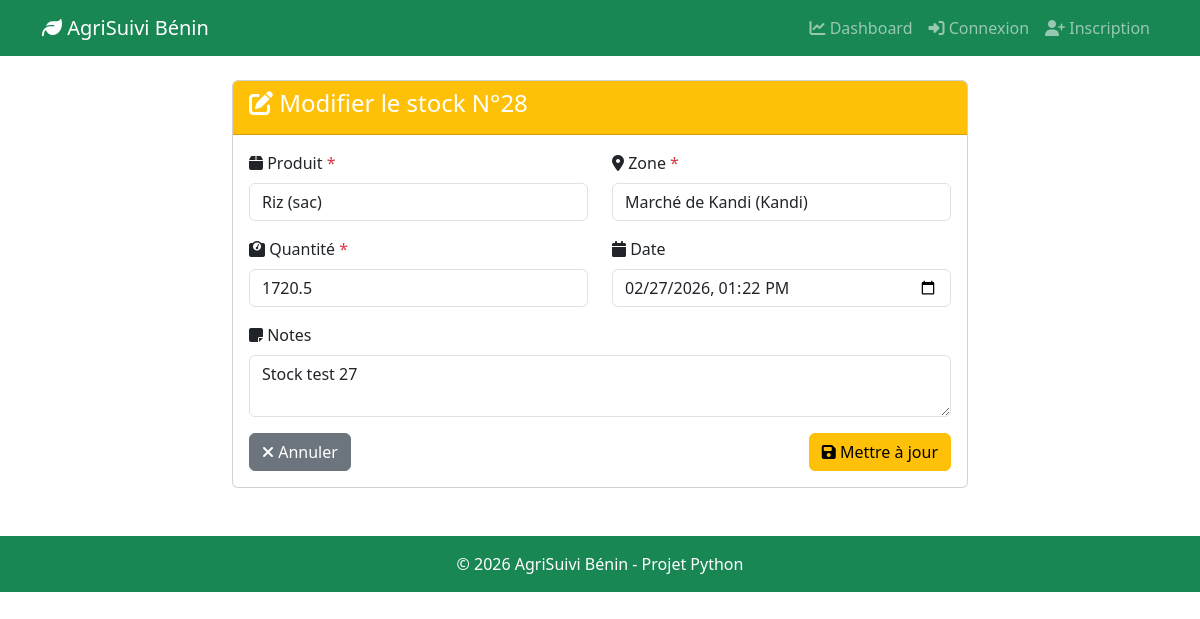
/stocks/edit/28 (signed in), run on an earlier commit of the app's database.
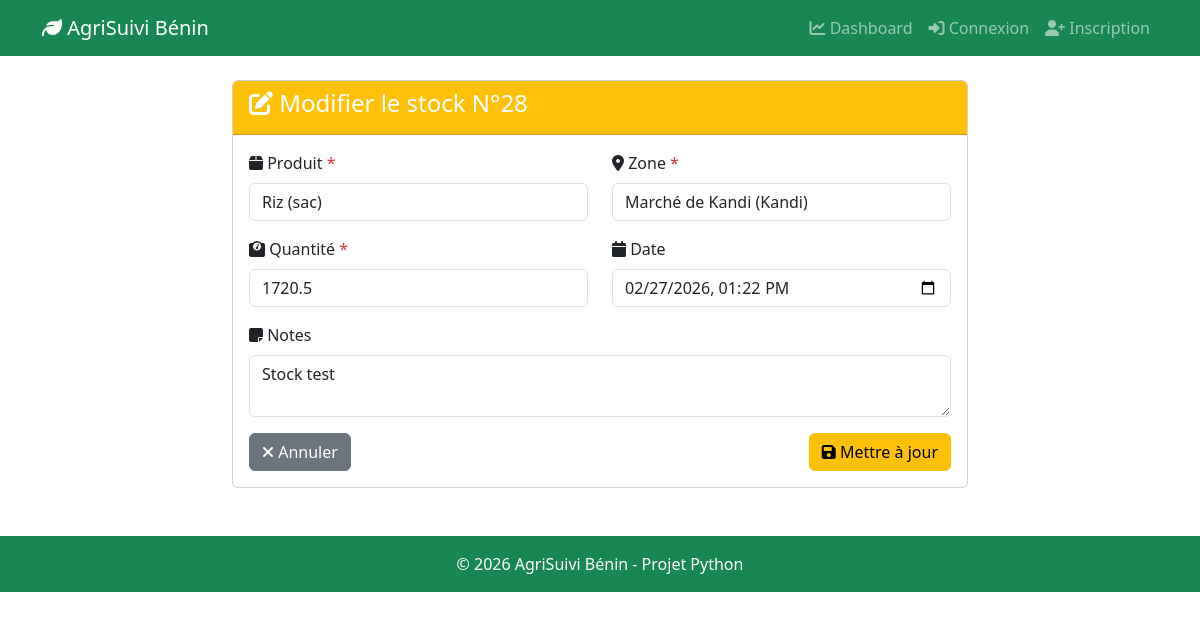
And on a later commit of the database.
### models.py (models this page shows)
class Stock(Base):
    __tablename__ = "stocks"
    id = Column(Integer, primary_key=True, index=True)
    product_id = Column(Integer, ForeignKey("products.id"))
    zone_id = Column(Integer, ForeignKey("zones.id"))
    quantity = Column(Float)
    date = Column(DateTime, default=datetime.now)
    notes = Column(Text, nullable=True)
    created_by = Column(Integer, ForeignKey("users.id"), nullable=True)
    product = relationship("Product", back_populates="stocks")
    zone = relationship("Zone", back_populates="stocks")
    creator = relationship("User")

class Product(Base):
    __tablename__ = "products"
    id = Column(Integer, primary_key=True, index=True)
    name = Column(String(100), index=True)
    category = Column(String(50))
    unit = Column(String(20))
    description = Column(Text, nullable=True)
    created_at = Column(DateTime, default=datetime.now)
    created_by = Column(Integer, ForeignKey("users.id"), nullable=True)
    stocks = relationship("Stock", back_populates="product")
    prices = relationship("Price", back_populates="product")
    creator = relationship("User")

class Zone(Base):
    __tablename__ = "zones"
    id = Column(Integer, primary_key=True, index=True)
    name = Column(String(100), index=True)
    type = Column(String(50))
    department = Column(String(50))
    city = Column(String(100))
    created_at = Column(DateTime, default=datetime.now)
    stocks = relationship("Stock", back_populates="zone")
    prices = relationship("Price", back_populates="zone")

### main.py (the view)
@app.get("/stocks/edit/{stock_id}")
async def edit_stock_form(request: Request, stock_id: int, db: Session = Depends(get_db)):
    user = getattr(request.state, 'user', None)
    if not user:
        return RedirectResponse(url="/login", status_code=303)
    stock = db.query(models.Stock).filter(models.Stock.id == stock_id).first()
    if not stock:
        return RedirectResponse(url="/stocks", status_code=303)
    products = db.query(models.Product).order_by(models.Product.name).all()
    zones = db.query(models.Zone).order_by(models.Zone.name).all()
    return templates.TemplateResponse(
        "stocks/edit.html",
        {
            "request": request,
            "stock": stock,
            "products": products,
            "zones": zones
        }
    )

### templates/stocks/edit.html (shortened to what the changed rows need)
{% extends "base.html" %}
{% block content %}
<div class="row justify-content-center">
    <div class="col-md-8">
        <div class="card">
            <div class="card-header bg-warning text-white">
                <h4><i class="fas fa-edit"></i> Modifier le stock N°{{ stock.id }}</h4>
            </div>
            <div class="card-body">
                <form method="post" id="stockForm" onsubmit="return validateForm()">
                    <div class="row">
                        <div class="col-md-6 mb-3">
                            <label for="product_id" class="form-label">
                                <i class="fas fa-box"></i> Produit <span class="text-danger">*</span>
                            </label>
                            <select class="form-control" id="product_id" name="product_id" required>
                                {% for product in products %}
                                <option value="{{ product.id }}"
                                    {% if product.id == stock.product_id %}selected{% endif %}>
                                    {{ product.name }} ({{ product.unit }})
                                </option>
                                {% endfor %}
                            </select>
                        </div>
                        <div class="col-md-6 mb-3">
                            <label for="zone_id" class="form-label">
                                <i class="fas fa-map-marker-alt"></i> Zone <span class="text-danger">*</span>
                            </label>
                            <select class="form-control" id="zone_id" name="zone_id" required>
                                {% for zone in zones %}
                                <option value="{{ zone.id }}"
                                    {% if zone.id == stock.zone_id %}selected{% endif %}>
                                    {{ zone.name }} ({{ zone.city }})
                                </option>
                                {% endfor %}
                            </select>
                        </div>
                    </div>
                    <div class="row">
                        <div class="col-md-6 mb-3">
                            <label for="quantity" class="form-label">
                                <i class="fas fa-weight"></i> Quantité <span class="text-danger">*</span>
                            </label>
                            <input type="number" step="0.01" min="0" class="form-control"
                                   id="quantity" name="quantity"
                                   value="{{ stock.quantity }}"
                                   placeholder="Ex: 1500.50" required>
                        </div>
                        <div class="col-md-6 mb-3">
                            <label for="date" class="form-label">
                                <i class="fas fa-calendar"></i> Date
                            </label>
                            <input type="datetime-local" class="form-control"
                                   id="date" name="date"
                                   value="{{ stock.date.strftime('%Y-%m-%dT%H:%M') if stock.date else '' }}">
                        </div>
                    </div>
                    <div class="mb-3">
                        <label for="notes" class="form-label">
                            <i class="fas fa-sticky-note"></i> Notes
                        </label>
                        <textarea class="form-control" id="notes" name="notes"
                                  rows="2" placeholder="Informations complémentaires...">{{ stock.notes or '' }}</textarea>
                    </div>
                </form>
            </div>
        </div>
    </div>
</div>
{% endblock %}

What changed in the data, as far as the page shows it:
changed Stock "Riz (sac)": notes "Stock test 27" → "Stock test"
